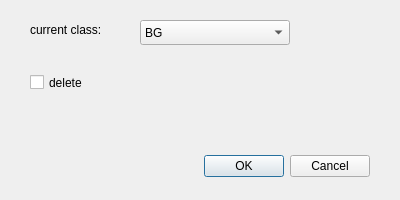
<?xml version="1.0" encoding="UTF-8"?>
<ui version="4.0">
 <class>LabelDialog</class>
 <widget class="QDialog" name="LabelDialog">
  <property name="geometry">
   <rect>
    <x>0</x>
    <y>0</y>
    <width>400</width>
    <height>200</height>
   </rect>
  </property>
  <property name="windowTitle">
   <string>Dialog</string>
  </property>
  <widget class="QDialogButtonBox" name="buttonBox">
   <property name="geometry">
    <rect>
     <x>30</x>
     <y>150</y>
     <width>340</width>
     <height>32</height>
    </rect>
   </property>
   <property name="orientation">
    <enum>Qt::Horizontal</enum>
   </property>
   <property name="standardButtons">
    <set>QDialogButtonBox::Cancel|QDialogButtonBox::Ok</set>
   </property>
  </widget>
  <widget class="QComboBox" name="comboBox">
   <property name="geometry">
    <rect>
     <x>140</x>
     <y>20</y>
     <width>150</width>
     <height>25</height>
    </rect>
   </property>
   <item>
    <property name="text">
     <string>BG</string>
    </property>
   </item>
   <item>
    <property name="text">
     <string>B1</string>
    </property>
   </item>
   <item>
    <property name="text">
     <string>B2</string>
    </property>
   </item>
   <item>
    <property name="text">
     <string>B3</string>
    </property>
   </item>
   <item>
    <property name="text">
     <string>B4</string>
    </property>
   </item>
   <item>
    <property name="text">
     <string>B5</string>
    </property>
   </item>
   <item>
    <property name="text">
     <string>BO</string>
    </property>
   </item>
   <item>
    <property name="text">
     <string>Bs</string>
    </property>
   </item>
   <item>
    <property name="text">
     <string>Bb</string>
    </property>
   </item>
   <item>
    <property name="text">
     <string>RG</string>
    </property>
   </item>
   <item>
    <property name="text">
     <string>R1</string>
    </property>
   </item>
   <item>
    <property name="text">
     <string>R2</string>
    </property>
   </item>
   <item>
    <property name="text">
     <string>R3</string>
    </property>
   </item>
   <item>
    <property name="text">
     <string>R4</string>
    </property>
   </item>
   <item>
    <property name="text">
     <string>R5</string>
    </property>
   </item>
   <item>
    <property name="text">
     <string>RO</string>
    </property>
   </item>
   <item>
    <property name="text">
     <string>Rs</string>
    </property>
   </item>
   <item>
    <property name="text">
     <string>Rb</string>
    </property>
   </item>
   <item>
    <property name="text">
     <string>NG</string>
    </property>
   </item>
   <item>
    <property name="text">
     <string>N1</string>
    </property>
   </item>
   <item>
    <property name="text">
     <string>N2</string>
    </property>
   </item>
   <item>
    <property name="text">
     <string>N3</string>
    </property>
   </item>
   <item>
    <property name="text">
     <string>N4</string>
    </property>
   </item>
   <item>
    <property name="text">
     <string>N5</string>
    </property>
   </item>
   <item>
    <property name="text">
     <string>NO</string>
    </property>
   </item>
   <item>
    <property name="text">
     <string>Ns</string>
    </property>
   </item>
   <item>
    <property name="text">
     <string>Nb</string>
    </property>
   </item>
   <item>
    <property name="text">
     <string>PG</string>
    </property>
   </item>
   <item>
    <property name="text">
     <string>P1</string>
    </property>
   </item>
   <item>
    <property name="text">
     <string>P2</string>
    </property>
   </item>
   <item>
    <property name="text">
     <string>P3</string>
    </property>
   </item>
   <item>
    <property name="text">
     <string>P4</string>
    </property>
   </item>
   <item>
    <property name="text">
     <string>P5</string>
    </property>
   </item>
   <item>
    <property name="text">
     <string>PO</string>
    </property>
   </item>
   <item>
    <property name="text">
     <string>Ps</string>
    </property>
   </item>
   <item>
    <property name="text">
     <string>Pb</string>
    </property>
   </item>
  </widget>
  <widget class="QLabel" name="label">
   <property name="geometry">
    <rect>
     <x>30</x>
     <y>20</y>
     <width>90</width>
     <height>20</height>
    </rect>
   </property>
   <property name="text">
    <string>current class:</string>
   </property>
  </widget>
  <widget class="QCheckBox" name="checkBox">
   <property name="geometry">
    <rect>
     <x>30</x>
     <y>70</y>
     <width>90</width>
     <height>25</height>
    </rect>
   </property>
   <property name="text">
    <string>delete</string>
   </property>
  </widget>
 </widget>
 <resources/>
 <connections>
  <connection>
   <sender>buttonBox</sender>
   <signal>accepted()</signal>
   <receiver>LabelDialog</receiver>
   <slot>accept()</slot>
   <hints>
    <hint type="sourcelabel">
     <x>248</x>
     <y>254</y>
    </hint>
    <hint type="destinationlabel">
     <x>157</x>
     <y>274</y>
    </hint>
   </hints>
  </connection>
  <connection>
   <sender>buttonBox</sender>
   <signal>rejected()</signal>
   <receiver>LabelDialog</receiver>
   <slot>reject()</slot>
   <hints>
    <hint type="sourcelabel">
     <x>316</x>
     <y>260</y>
    </hint>
    <hint type="destinationlabel">
     <x>286</x>
     <y>274</y>
    </hint>
   </hints>
  </connection>
 </connections>
</ui>
